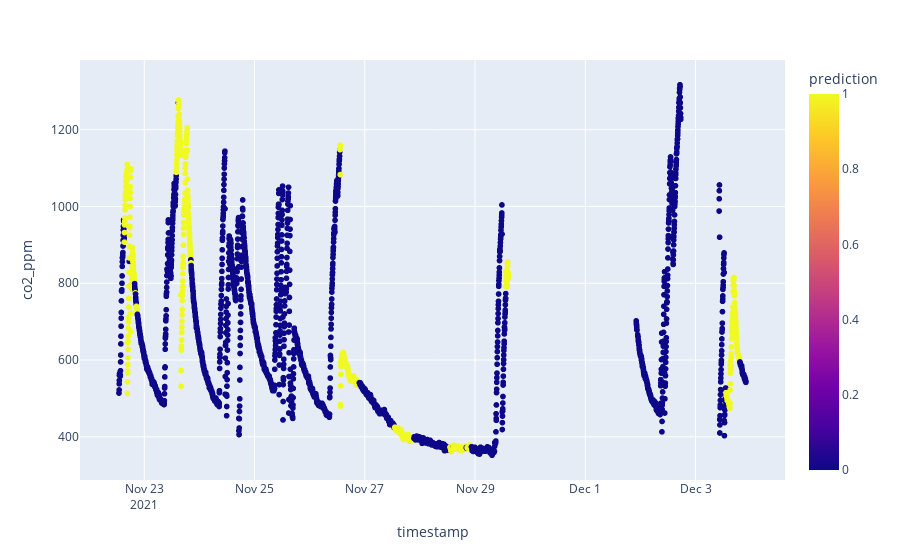

Here is the notebook cell this chart was saved with:
### Code cell
df_valid_class = Xtest.copy()
df_valid_class['timestamp'] = df_timestamp
df_valid_class['prediction'] = ypred
df_valid_class['co2_ppm'] = df_new['co2_ppm']

plt.scatter(df_valid_class, x='timestamp', y='co2_ppm', color='prediction')

### Figure 1 — Plotly figure (JSON) as saved in the notebook; plotly's stock layout.template omitted (floating-point values rounded to 4 significant figures; data arrays with more than 128 entries replaced by an {"elided": "..."} marker saying what was removed)
{"data": [{"hovertemplate": "timestamp=%{x}<br>co2_ppm=%{y}<br>prediction=%{marker.color}<extra></extra>", "legendgroup": "", "marker": {"color": {"elided": "11984 int values"}, "coloraxis": "coloraxis", "symbol": "circle"}, "mode": "markers", "name": "", "showlegend": false, "type": "scattergl", "x": {"elided": "11984 str values"}, "xaxis": "x", "y": {"elided": "11984 int values"}, "yaxis": "y"}], "layout": {"coloraxis": {"colorbar": {"title": {"text": "prediction"}}, "colorscale": [[0, "#0d0887"], [0.1111, "#46039f"], [0.2222, "#7201a8"], [0.3333, "#9c179e"], [0.4444, "#bd3786"], [0.5556, "#d8576b"], [0.6667, "#ed7953"], [0.7778, "#fb9f3a"], [0.8889, "#fdca26"], [1, "#f0f921"]]}, "legend": {"tracegroupgap": 0}, "margin": {"t": 60}, "xaxis": {"anchor": "y", "domain": [0, 1], "title": {"text": "timestamp"}}, "yaxis": {"anchor": "x", "domain": [0, 1], "title": {"text": "co2_ppm"}}}}
